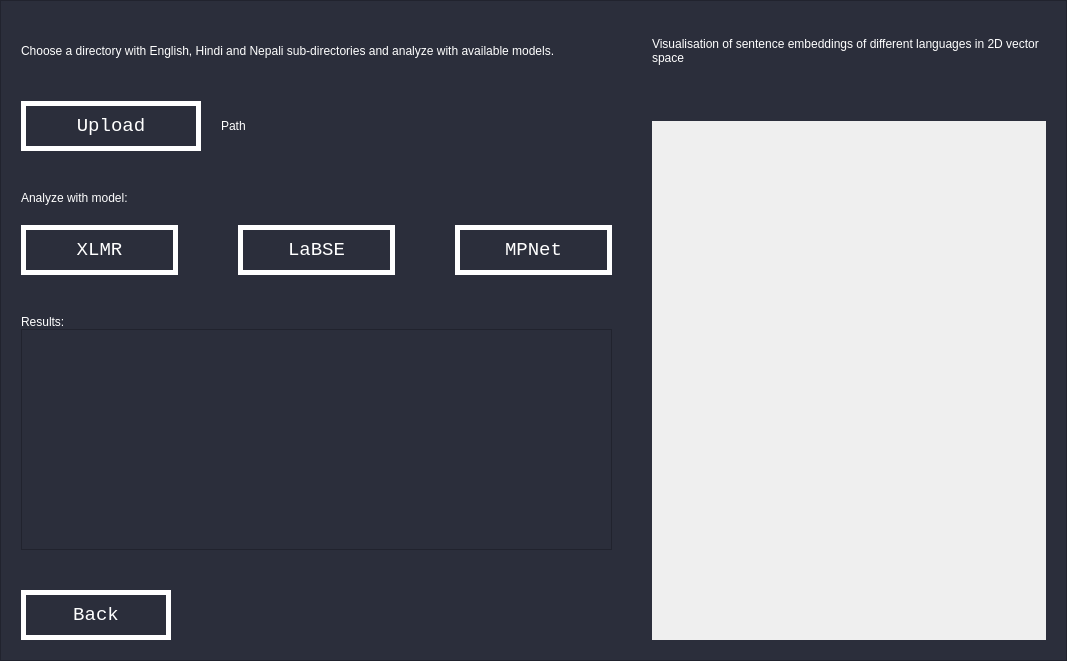
<?xml version="1.0" encoding="UTF-8"?>
<ui version="4.0">
 <class>player_window</class>
 <widget class="QMainWindow" name="player_window">
  <property name="enabled">
   <bool>true</bool>
  </property>
  <property name="geometry">
   <rect>
    <x>0</x>
    <y>0</y>
    <width>1067</width>
    <height>661</height>
   </rect>
  </property>
  <property name="sizePolicy">
   <sizepolicy hsizetype="Expanding" vsizetype="Expanding">
    <horstretch>1</horstretch>
    <verstretch>1</verstretch>
   </sizepolicy>
  </property>
  <property name="windowTitle">
   <string>MainWindow</string>
  </property>
  <property name="autoFillBackground">
   <bool>false</bool>
  </property>
  <property name="styleSheet">
   <string notr="true">background: rgb(43, 46, 59);
</string>
  </property>
  <widget class="QWidget" name="layout">
   <property name="minimumSize">
    <size>
     <width>1067</width>
     <height>661</height>
    </size>
   </property>
   <property name="cursor">
    <cursorShape>ArrowCursor</cursorShape>
   </property>
   <property name="styleSheet">
    <string notr="true">QWidget#landing{
background: rgb(43, 46, 59);
}</string>
   </property>
   <layout class="QGridLayout" name="gridLayout_2">
    <property name="leftMargin">
     <number>0</number>
    </property>
    <property name="topMargin">
     <number>0</number>
    </property>
    <property name="rightMargin">
     <number>0</number>
    </property>
    <property name="bottomMargin">
     <number>0</number>
    </property>
    <item row="0" column="0">
     <widget class="QFrame" name="frame">
      <property name="sizePolicy">
       <sizepolicy hsizetype="Expanding" vsizetype="Expanding">
        <horstretch>1</horstretch>
        <verstretch>1</verstretch>
       </sizepolicy>
      </property>
      <property name="sizeIncrement">
       <size>
        <width>10</width>
        <height>10</height>
       </size>
      </property>
      <property name="baseSize">
       <size>
        <width>200</width>
        <height>800</height>
       </size>
      </property>
      <property name="frameShape">
       <enum>QFrame::StyledPanel</enum>
      </property>
      <property name="frameShadow">
       <enum>QFrame::Raised</enum>
      </property>
      <layout class="QGridLayout" name="gridLayout" columnstretch="1,3">
       <property name="sizeConstraint">
        <enum>QLayout::SetMaximumSize</enum>
       </property>
       <property name="leftMargin">
        <number>20</number>
       </property>
       <property name="topMargin">
        <number>20</number>
       </property>
       <property name="rightMargin">
        <number>20</number>
       </property>
       <property name="bottomMargin">
        <number>20</number>
       </property>
       <property name="horizontalSpacing">
        <number>40</number>
       </property>
       <property name="verticalSpacing">
        <number>6</number>
       </property>
       <item row="0" column="0">
        <layout class="QVBoxLayout" name="verticalLayout">
         <item>
          <widget class="QLabel" name="instructions_l">
           <property name="sizePolicy">
            <sizepolicy hsizetype="Minimum" vsizetype="Minimum">
             <horstretch>0</horstretch>
             <verstretch>0</verstretch>
            </sizepolicy>
           </property>
           <property name="minimumSize">
            <size>
             <width>0</width>
             <height>60</height>
            </size>
           </property>
           <property name="styleSheet">
            <string notr="true">font: 12pt &quot;MS Reference Sans Serif&quot;;
color: white;</string>
           </property>
           <property name="frameShape">
            <enum>QFrame::NoFrame</enum>
           </property>
           <property name="text">
            <string>Choose a directory with English, Hindi and Nepali sub-directories and analyze with available models.</string>
           </property>
           <property name="scaledContents">
            <bool>false</bool>
           </property>
           <property name="alignment">
            <set>Qt::AlignLeading|Qt::AlignLeft|Qt::AlignVCenter</set>
           </property>
           <property name="wordWrap">
            <bool>true</bool>
           </property>
           <property name="margin">
            <number>0</number>
           </property>
          </widget>
         </item>
         <item>
          <spacer name="verticalSpacer_5">
           <property name="orientation">
            <enum>Qt::Vertical</enum>
           </property>
           <property name="sizeType">
            <enum>QSizePolicy::Fixed</enum>
           </property>
           <property name="sizeHint" stdset="0">
            <size>
             <width>20</width>
             <height>20</height>
            </size>
           </property>
          </spacer>
         </item>
         <item>
          <layout class="QHBoxLayout" name="horizontalLayout">
           <property name="sizeConstraint">
            <enum>QLayout::SetDefaultConstraint</enum>
           </property>
           <item>
            <widget class="QPushButton" name="upload_b">
             <property name="sizePolicy">
              <sizepolicy hsizetype="Fixed" vsizetype="Fixed">
               <horstretch>0</horstretch>
               <verstretch>0</verstretch>
              </sizepolicy>
             </property>
             <property name="minimumSize">
              <size>
               <width>180</width>
               <height>50</height>
              </size>
             </property>
             <property name="baseSize">
              <size>
               <width>100</width>
               <height>100</height>
              </size>
             </property>
             <property name="styleSheet">
              <string notr="true">:enabled {
border-radius: 0px;
font-family: Courier New;
color: #ffffff;
font-size: 14pt;
background: transparent;
padding: 10pt 20pt 10pt 20pt;
border: 5px solid #ffffff;
text-decoration: none;
}
:hover {
background: white;
color: rgb(43, 46, 59);
border: 0px;
}</string>
             </property>
             <property name="text">
              <string>Upload</string>
             </property>
             <property name="default">
              <bool>false</bool>
             </property>
             <property name="flat">
              <bool>false</bool>
             </property>
            </widget>
           </item>
           <item>
            <spacer name="horizontalSpacer_3">
             <property name="orientation">
              <enum>Qt::Horizontal</enum>
             </property>
             <property name="sizeType">
              <enum>QSizePolicy::Fixed</enum>
             </property>
             <property name="sizeHint" stdset="0">
              <size>
               <width>20</width>
               <height>20</height>
              </size>
             </property>
            </spacer>
           </item>
           <item>
            <widget class="QLabel" name="path_l">
             <property name="sizePolicy">
              <sizepolicy hsizetype="Preferred" vsizetype="Preferred">
               <horstretch>0</horstretch>
               <verstretch>0</verstretch>
              </sizepolicy>
             </property>
             <property name="styleSheet">
              <string notr="true">font: 12pt &quot;MS Reference Sans Serif&quot;;
color: white;</string>
             </property>
             <property name="text">
              <string>Path</string>
             </property>
            </widget>
           </item>
          </layout>
         </item>
         <item>
          <spacer name="verticalSpacer_4">
           <property name="orientation">
            <enum>Qt::Vertical</enum>
           </property>
           <property name="sizeType">
            <enum>QSizePolicy::Fixed</enum>
           </property>
           <property name="sizeHint" stdset="0">
            <size>
             <width>20</width>
             <height>40</height>
            </size>
           </property>
          </spacer>
         </item>
         <item>
          <widget class="QLabel" name="label_2">
           <property name="styleSheet">
            <string notr="true">font: 12pt &quot;MS Reference Sans Serif&quot;;
color: white;</string>
           </property>
           <property name="text">
            <string>Analyze with model:</string>
           </property>
          </widget>
         </item>
         <item>
          <spacer name="verticalSpacer_6">
           <property name="orientation">
            <enum>Qt::Vertical</enum>
           </property>
           <property name="sizeType">
            <enum>QSizePolicy::Fixed</enum>
           </property>
           <property name="sizeHint" stdset="0">
            <size>
             <width>20</width>
             <height>20</height>
            </size>
           </property>
          </spacer>
         </item>
         <item>
          <layout class="QHBoxLayout" name="horizontalLayout_5">
           <item>
            <widget class="QPushButton" name="analyse_b_xlmr">
             <property name="sizePolicy">
              <sizepolicy hsizetype="Expanding" vsizetype="Fixed">
               <horstretch>0</horstretch>
               <verstretch>0</verstretch>
              </sizepolicy>
             </property>
             <property name="minimumSize">
              <size>
               <width>120</width>
               <height>50</height>
              </size>
             </property>
             <property name="baseSize">
              <size>
               <width>100</width>
               <height>100</height>
              </size>
             </property>
             <property name="styleSheet">
              <string notr="true">:enabled {
border-radius: 0px;
font-family: Courier New;
color: #ffffff;
font-size: 14pt;
background: transparent;
padding: 10pt 20pt 10pt 20pt;
border: 5px solid #ffffff;
text-decoration: none;
}
:hover {
background: white;
color: rgb(43, 46, 59);
border: 0px;
}</string>
             </property>
             <property name="text">
              <string>XLMR</string>
             </property>
             <property name="default">
              <bool>false</bool>
             </property>
             <property name="flat">
              <bool>false</bool>
             </property>
            </widget>
           </item>
           <item>
            <spacer name="horizontalSpacer_7">
             <property name="orientation">
              <enum>Qt::Horizontal</enum>
             </property>
             <property name="sizeType">
              <enum>QSizePolicy::Fixed</enum>
             </property>
             <property name="sizeHint" stdset="0">
              <size>
               <width>60</width>
               <height>20</height>
              </size>
             </property>
            </spacer>
           </item>
           <item>
            <widget class="QPushButton" name="analyse_b_labse">
             <property name="sizePolicy">
              <sizepolicy hsizetype="Expanding" vsizetype="Fixed">
               <horstretch>0</horstretch>
               <verstretch>0</verstretch>
              </sizepolicy>
             </property>
             <property name="minimumSize">
              <size>
               <width>120</width>
               <height>50</height>
              </size>
             </property>
             <property name="baseSize">
              <size>
               <width>100</width>
               <height>100</height>
              </size>
             </property>
             <property name="styleSheet">
              <string notr="true">:enabled {
border-radius: 0px;
font-family: Courier New;
color: #ffffff;
font-size: 14pt;
background: transparent;
padding: 10pt 20pt 10pt 20pt;
border: 5px solid #ffffff;
text-decoration: none;
}
:hover {
background: white;
color: rgb(43, 46, 59);
border: 0px;
}</string>
             </property>
             <property name="text">
              <string>LaBSE</string>
             </property>
             <property name="default">
              <bool>false</bool>
             </property>
             <property name="flat">
              <bool>false</bool>
             </property>
            </widget>
           </item>
           <item>
            <spacer name="horizontalSpacer_8">
             <property name="orientation">
              <enum>Qt::Horizontal</enum>
             </property>
             <property name="sizeType">
              <enum>QSizePolicy::Fixed</enum>
             </property>
             <property name="sizeHint" stdset="0">
              <size>
               <width>60</width>
               <height>20</height>
              </size>
             </property>
            </spacer>
           </item>
           <item>
            <widget class="QPushButton" name="analyse_b_mpnet">
             <property name="sizePolicy">
              <sizepolicy hsizetype="Expanding" vsizetype="Fixed">
               <horstretch>0</horstretch>
               <verstretch>0</verstretch>
              </sizepolicy>
             </property>
             <property name="minimumSize">
              <size>
               <width>120</width>
               <height>50</height>
              </size>
             </property>
             <property name="baseSize">
              <size>
               <width>100</width>
               <height>100</height>
              </size>
             </property>
             <property name="styleSheet">
              <string notr="true">:enabled {
border-radius: 0px;
font-family: Courier New;
color: #ffffff;
font-size: 14pt;
background: transparent;
padding: 10pt 20pt 10pt 20pt;
border: 5px solid #ffffff;
text-decoration: none;
}
:hover {
background: white;
color: rgb(43, 46, 59);
border: 0px;
}</string>
             </property>
             <property name="text">
              <string>MPNet</string>
             </property>
             <property name="default">
              <bool>false</bool>
             </property>
             <property name="flat">
              <bool>false</bool>
             </property>
            </widget>
           </item>
          </layout>
         </item>
         <item>
          <spacer name="verticalSpacer_2">
           <property name="orientation">
            <enum>Qt::Vertical</enum>
           </property>
           <property name="sizeType">
            <enum>QSizePolicy::Fixed</enum>
           </property>
           <property name="sizeHint" stdset="0">
            <size>
             <width>20</width>
             <height>40</height>
            </size>
           </property>
          </spacer>
         </item>
         <item>
          <widget class="QLabel" name="english_l">
           <property name="enabled">
            <bool>true</bool>
           </property>
           <property name="sizePolicy">
            <sizepolicy hsizetype="Fixed" vsizetype="Fixed">
             <horstretch>0</horstretch>
             <verstretch>0</verstretch>
            </sizepolicy>
           </property>
           <property name="styleSheet">
            <string notr="true">font: 12pt &quot;MS Reference Sans Serif&quot;;
color: white;</string>
           </property>
           <property name="text">
            <string>Results:</string>
           </property>
          </widget>
         </item>
         <item>
          <widget class="QTableWidget" name="score_table">
           <property name="styleSheet">
            <string notr="true">QTableWidget {
	font: 12pt &quot;MS Reference Sans Serif&quot;;
    color: white;
}
</string>
           </property>
          </widget>
         </item>
         <item>
          <spacer name="verticalSpacer">
           <property name="orientation">
            <enum>Qt::Vertical</enum>
           </property>
           <property name="sizeType">
            <enum>QSizePolicy::Fixed</enum>
           </property>
           <property name="sizeHint" stdset="0">
            <size>
             <width>591</width>
             <height>40</height>
            </size>
           </property>
          </spacer>
         </item>
         <item>
          <layout class="QHBoxLayout" name="horizontalLayout_3">
           <item>
            <widget class="QPushButton" name="back_b">
             <property name="sizePolicy">
              <sizepolicy hsizetype="Fixed" vsizetype="Fixed">
               <horstretch>0</horstretch>
               <verstretch>0</verstretch>
              </sizepolicy>
             </property>
             <property name="minimumSize">
              <size>
               <width>150</width>
               <height>50</height>
              </size>
             </property>
             <property name="baseSize">
              <size>
               <width>100</width>
               <height>100</height>
              </size>
             </property>
             <property name="styleSheet">
              <string notr="true">:enabled {
border-radius: 0px;
font-family: Courier New;
color: #ffffff;
font-size: 14pt;
background: transparent;
padding: 10pt 20pt 10pt 20pt;
border: 5px solid #ffffff;
text-decoration: none;
}
:hover {
background: white;
color: rgb(43, 46, 59);
border: 0px;
}</string>
             </property>
             <property name="text">
              <string>Back</string>
             </property>
             <property name="default">
              <bool>false</bool>
             </property>
             <property name="flat">
              <bool>false</bool>
             </property>
            </widget>
           </item>
           <item>
            <spacer name="horizontalSpacer_2">
             <property name="orientation">
              <enum>Qt::Horizontal</enum>
             </property>
             <property name="sizeHint" stdset="0">
              <size>
               <width>80</width>
               <height>20</height>
              </size>
             </property>
            </spacer>
           </item>
          </layout>
         </item>
        </layout>
       </item>
       <item row="0" column="1">
        <layout class="QVBoxLayout" name="verticalLayout_5" stretch="1,0,10">
         <property name="sizeConstraint">
          <enum>QLayout::SetMaximumSize</enum>
         </property>
         <item>
          <widget class="QLabel" name="graphTitle_l">
           <property name="sizePolicy">
            <sizepolicy hsizetype="Preferred" vsizetype="Fixed">
             <horstretch>0</horstretch>
             <verstretch>0</verstretch>
            </sizepolicy>
           </property>
           <property name="minimumSize">
            <size>
             <width>0</width>
             <height>60</height>
            </size>
           </property>
           <property name="styleSheet">
            <string notr="true">font: 12pt &quot;MS Reference Sans Serif&quot;;
color: white;</string>
           </property>
           <property name="text">
            <string>Visualisation of sentence embeddings of different languages in 2D vector space</string>
           </property>
           <property name="alignment">
            <set>Qt::AlignLeading|Qt::AlignLeft|Qt::AlignVCenter</set>
           </property>
           <property name="wordWrap">
            <bool>true</bool>
           </property>
          </widget>
         </item>
         <item>
          <spacer name="verticalSpacer_3">
           <property name="orientation">
            <enum>Qt::Vertical</enum>
           </property>
           <property name="sizeType">
            <enum>QSizePolicy::Fixed</enum>
           </property>
           <property name="sizeHint" stdset="0">
            <size>
             <width>20</width>
             <height>40</height>
            </size>
           </property>
          </spacer>
         </item>
         <item>
          <widget class="PlotWidget" name="graphWidget" native="true">
           <property name="sizePolicy">
            <sizepolicy hsizetype="Preferred" vsizetype="Minimum">
             <horstretch>0</horstretch>
             <verstretch>0</verstretch>
            </sizepolicy>
           </property>
           <property name="autoFillBackground">
            <bool>true</bool>
           </property>
           <property name="styleSheet">
            <string notr="true">background: rgb(FF, FF, FF);</string>
           </property>
          </widget>
         </item>
        </layout>
       </item>
      </layout>
     </widget>
    </item>
   </layout>
  </widget>
 </widget>
 <customwidgets>
  <customwidget>
   <class>PlotWidget</class>
   <extends>QWidget</extends>
   <header location="global">pyqtgraph</header>
   <container>1</container>
  </customwidget>
 </customwidgets>
 <resources/>
 <connections/>
</ui>
